Frame 1 (no input): blank canvas, image omitted
Frame 60 (no input): blank canvas, image omitted
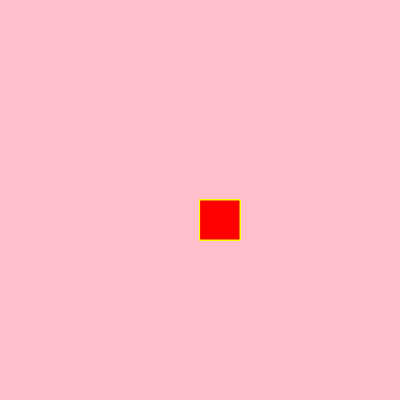
Frame 120 (the mouse pressed at the canvas centre since frame 60)

The p5.js sketch whose frames 1 and 60 were blank and that drew this single picture after the mouse press (run headless with seeded random() and noise() and a simulated clock; from frame 60 on, the mouse is pressed at the canvas centre):

// p5.js sketch
// ── sketch.js
//preparar e rodar um código
function setup() {
  createCanvas(400, 400);//criar tela
  background("pink");
}

//responsável por desenhar 
function draw() {
  stroke("rgb(251,255,0)");
  fill("red"); 

  if(mouseIsPressed){
    rect(mouseX, mouseY, 40, 40);
  }
}  
